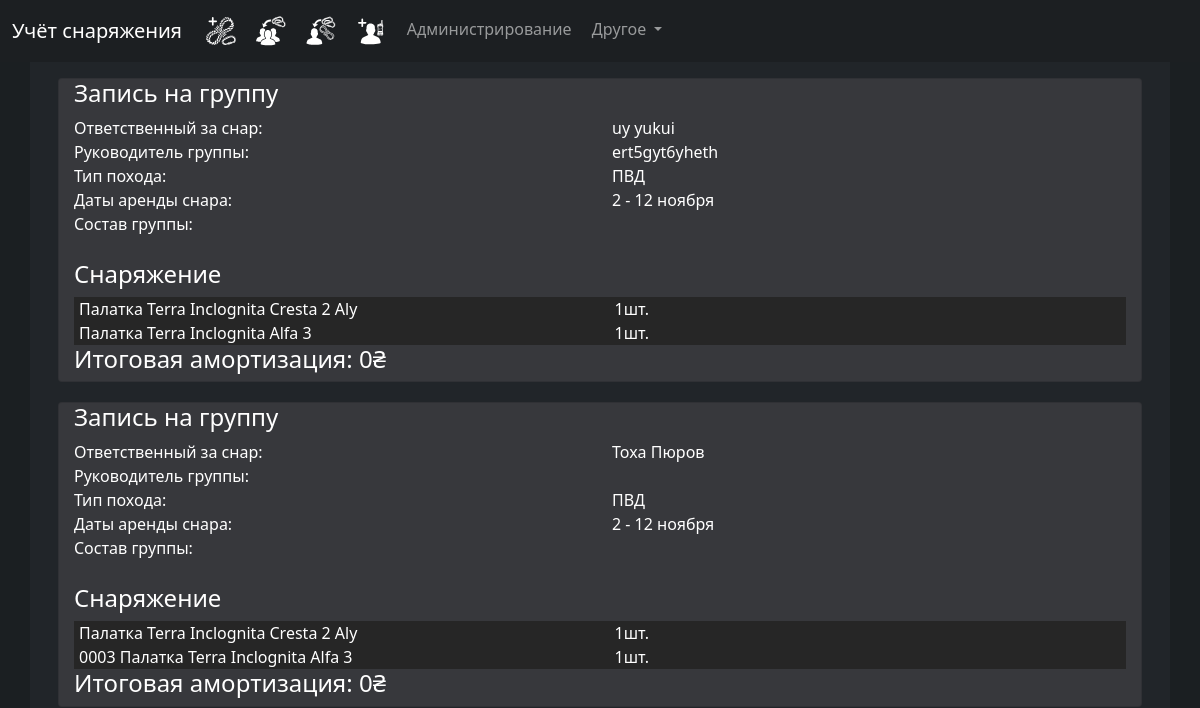
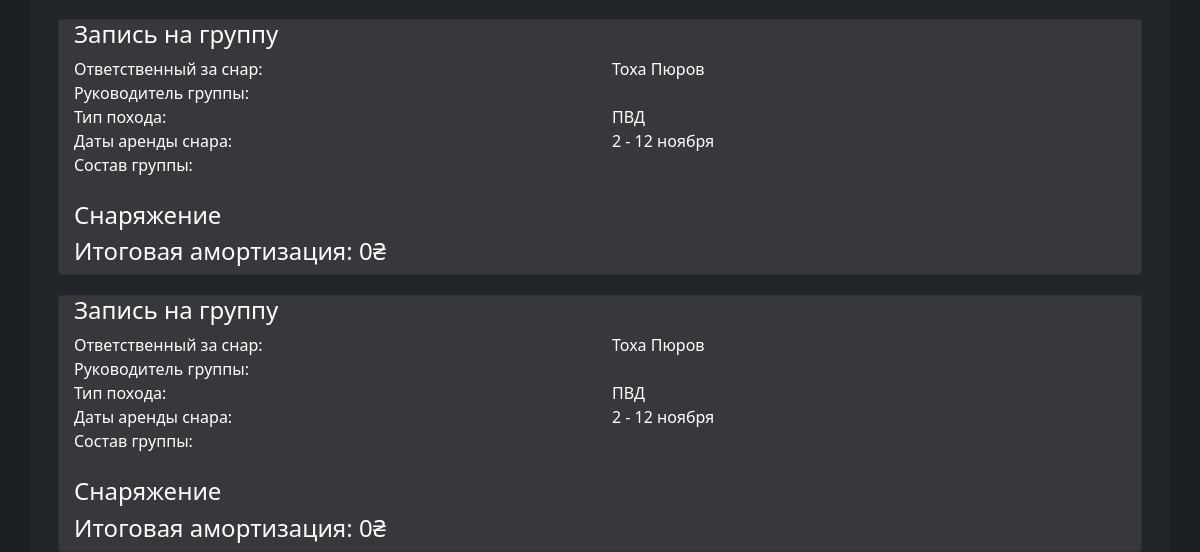
The app's page / (upper part), older data (2 pictures, top to bottom).
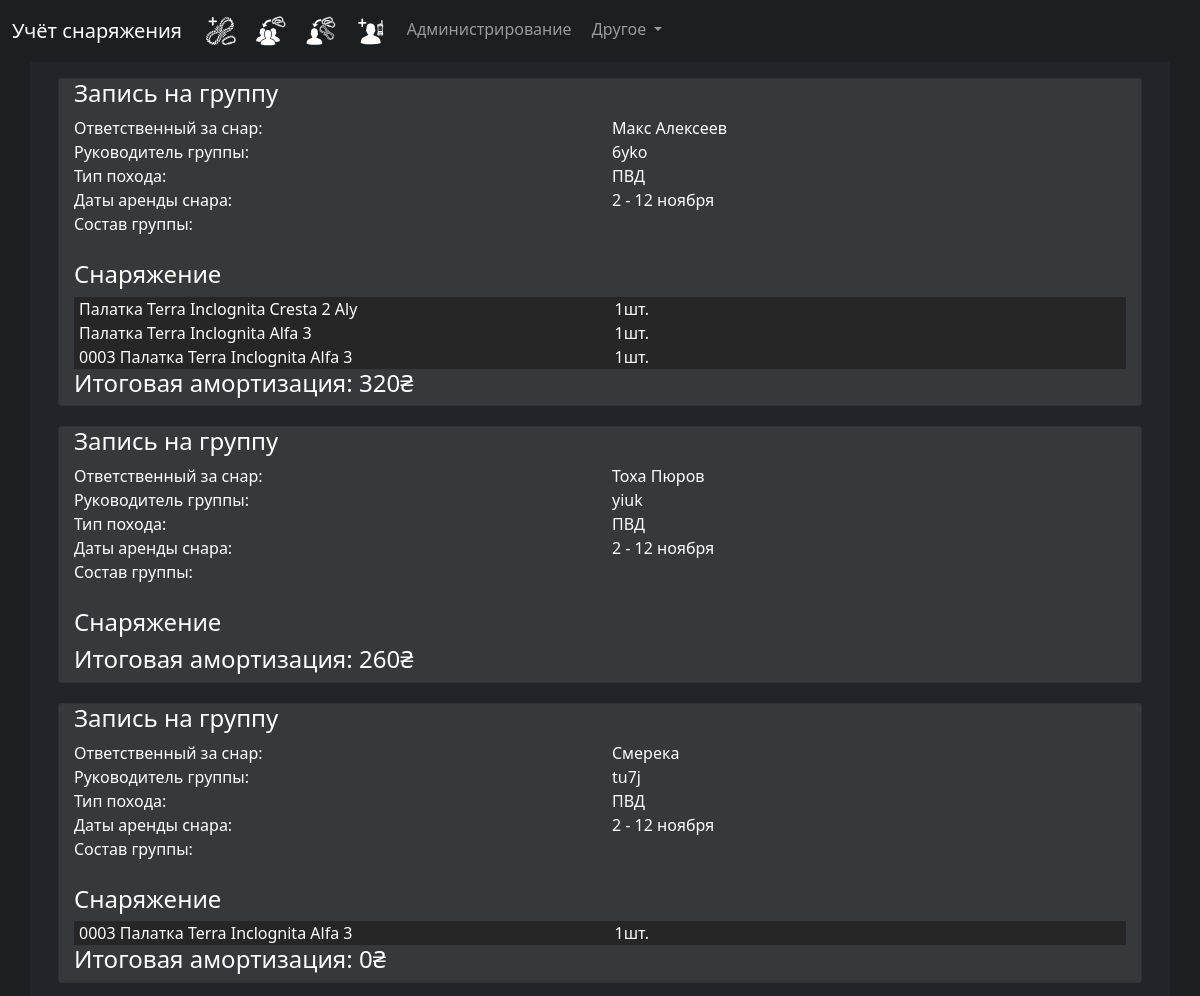
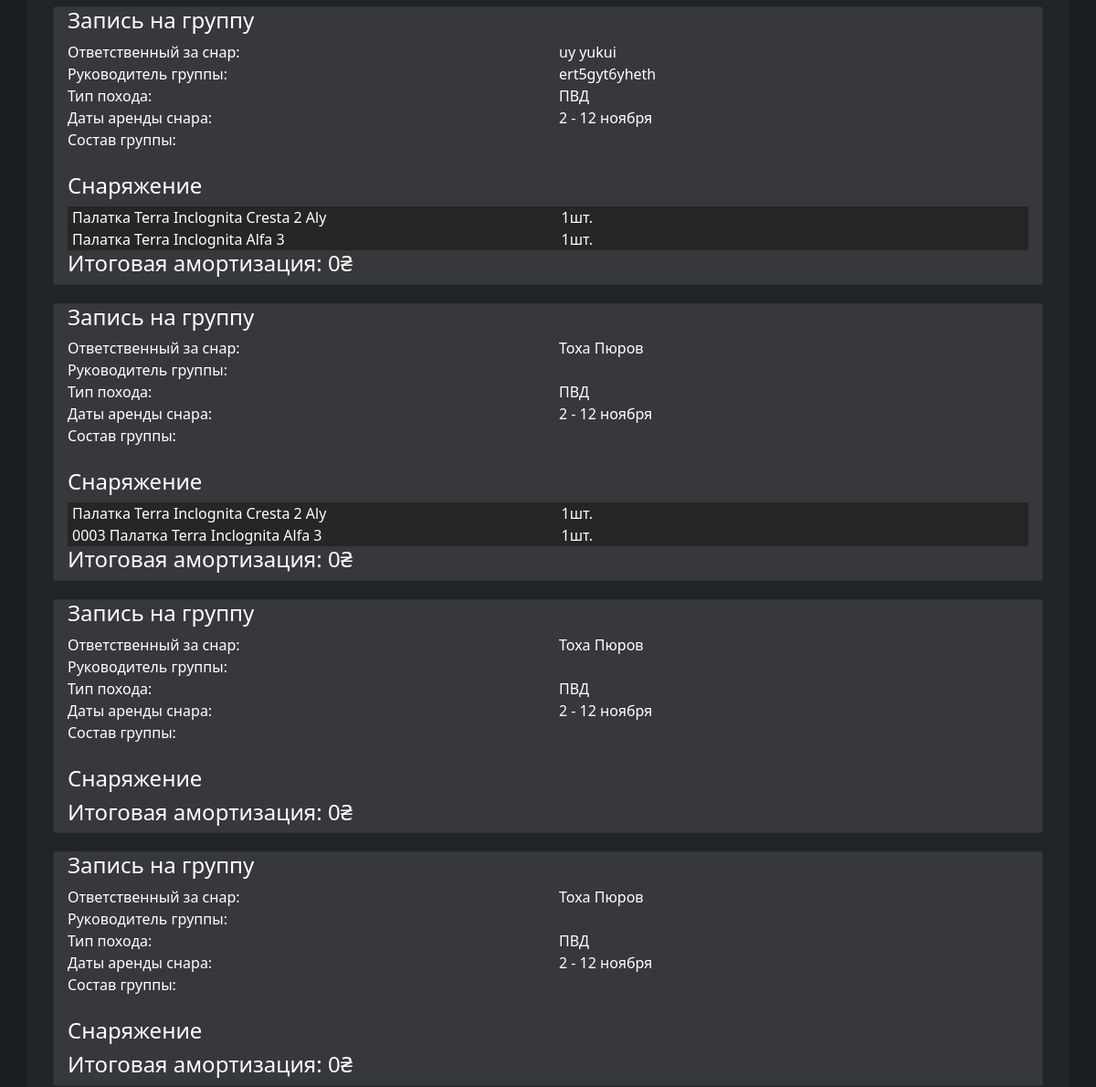
The same page, newer data (2 pictures, top to bottom).
### KaptyorkaApp/models.py (models this page shows)
class GroupAccounting(models.Model):
	lead_name = models.CharField(max_length=250, default='Смерека')
	type_of_hike = models.CharField(
		max_length=15, choices=TYPE_OF_HIKE, default="ПВД")
	responsible_person = models.ForeignKey(
		Contact, null=True, default=None, related_name="responsible_person", on_delete=models.CASCADE)
	group_composition = models.ForeignKey(GroupComposition, null=True, default=None, related_name="group", on_delete=models.CASCADE)
	start_date = models.DateField(default="2021-01-02")
	end_date = models.DateField(default="2021-01-02")
	equipment = models.ManyToManyField(Equipment)
	price = models.IntegerField(default=0, null=False)
	archived = models.BooleanField(default=False)

class Contact(models.Model):
	name = models.CharField(max_length=250, default='Смерека')
	is_club_member = models.BooleanField(default=False)
	phone_number = models.CharField(max_length=30, blank=True)

class RentedEquipment(models.Model):
	equipment = models.ForeignKey(Equipment, null=True, default=None, related_name="equipment", on_delete=models.CASCADE)
	amount = models.IntegerField(default=1, blank=True)
	type_of_accounting = models.CharField(max_length=15, choices=TYPE_OF_ACCOUNTING, default="GroupAccounting")
	user_accounting = models.ForeignKey(
		UserAccounting, null=True, default=None, on_delete=models.CASCADE)
	group_accounting = models.ForeignKey(
		GroupAccounting, null=True, default=None, on_delete=models.CASCADE)

class Equipment(models.Model):
	name = models.CharField(max_length=250, default='карабин')
	path = models.CharField(max_length=50, default='горное')
	unique = models.BooleanField(default=True)
	number = models.IntegerField(default=1, blank=True)
	price_per_day = models.IntegerField(default=0, blank=True)
	price = models.IntegerField(default=0, blank=True)
	price_for_members = models.IntegerField(default=0, blank=True)
	description = models.CharField(max_length=1000, default='', null=True)

### KaptyorkaApp/views.py (the view)
# urls.py: path("", HomePage.as_view(), name="home"),
class HomePage(View):
    def get(self, request):
        context = base_context(request, title='Home')
        group_accountings_list = list(
            GroupAccounting.objects.order_by("-id")[:30])
        group_accountings = list(map(lambda acc: (acc, beauty_date_interval(
            acc.start_date, acc.end_date), RentedEquipment.objects.filter(group_accounting=acc)), group_accountings_list))
        user_accountings_list = list(
            UserAccounting.objects.order_by("-id")[:30])
        user_accountings = list(map(lambda acc: (acc, beauty_date_interval(
            acc.start_date, acc.end_date), RentedEquipment.objects.filter(group_accounting=acc)), user_accountings_list))
        context["accountings"] = user_accountings+group_accountings
        return render(request, "home.html", context)

### KaptyorkaApp/views.py (called while the page is built)
def base_context(request, **args):
    context = {}
    user = request.user
    context['title'] = 'none'
    context['header'] = 'none'
    context['error'] = 0
    if args != None:
        for arg in args:
            context[arg] = args[arg]
    return context

def beauty_date_interval(date1: datetime, date2: datetime, show_year=False, show_if_this_year=False):
    months = ['января', 'февраля', 'марта', 'апреля', 'мая', 'июня',
              'июля', 'августа', 'сентября', 'октября', 'ноября', 'декабря']
    result = ''
    result += str(date1.day) + ' '
    if (date1.day, date1.month, date1.year) == (date2.day, date2.month, date2.year):
        result += months[date1.month-1]
    else:
        if date1.month == date2.month:
            result += '- '+str(date2.day) + ' ' + months[date1.month-1]
        else:
            result += months[date1.month-1]+' - ' + \
                str(date2.day) + ' '+months[date2.month-1]
    if show_year:
        if show_if_this_year:
            result += ', '+str(date1.year)
        else:
            if date1.year != datetime.now().year:
                result += ', '+str(date1.year)
    return result

### KaptyorkaApp/templates/home.html (shortened to what this page needs)
{% extends 'base.html' %}
{% block content %}
{% load static %}
<link rel="stylesheet" href="{% static 'css/form.css' %}" />
<link rel="stylesheet" href="{% static 'css/home.css' %}" />
<div>
    <div class="card-body">
        {% for acc in accountings %}
        <div class="card dark accounting-card">
            <h4>Запись на группу</h4>
            <div class="row">
                <div class="col">
                    <div>Ответственный за снар: </div>
                </div>
                <div class="col">
                    <div class="confirmation-data">{{ acc.0.responsible_person.name }}</div>
                </div>
            </div>
            <div class="row">
                <div class="col">
                    <div>Руководитель группы: </div>
                </div>
                <div class="col">
                    <div class="confirmation-data">{{ acc.0.lead_name }}</div>
                </div>
            </div>
            <div class="row">
                <div class="col">
                    <div>Тип похода: </div>
                </div>
                <div class="col">
                    <div class="confirmation-data">{{ acc.0.type_of_hike }}</div>
                </div>
            </div>
            <div class="row">
                <div class="col">
                    <div>Даты аренды снара: </div>
                </div>
                <div class="col">
                    <div class="confirmation-data">{{ acc.1 }}</div>
                </div>
            </div>
            <div class="row">
                <div class="col">
                    <div>Состав группы: </div>
                </div>
                <div class="col">
                </div>
            </div>
            <br>
            <h4>Снаряжение</h4>
            {% for eq in acc.2 %}
            <div class="col selectedEquipmentTable">
                <div class="row" id="CData`+ id + `">
                    <div class="col CDataMainCol">
                        {{ eq.equipment.name }}
                    </div>
                    <div class="col-sm CDataCol">
                        {{ eq.amount }}шт.
                    </div>
                </div>
            </div>
            {% endfor %}
            <div class="col">
                <h4 id="priceCDataField">Итоговая амортизация: {{ acc.0.price }}₴</h4>
            </div>
        </div>
        {% endfor %}
    </div>
</div>
</div>
{% endblock %}

### KaptyorkaApp/templates/base.html (shortened to what this page needs)
<!DOCTYPE html>
<html>
<head>
  {% load static %} {%csrf_token%}
  <link href="{% static 'libs/modules/bootstrap/dist/css/bootstrap.min.css' %}" rel="stylesheet">
  <link href="{% static 'libs/modules/bootstrap-select/css/bootstrap-select.min.css'%}" rel="stylesheet">
  <link href="{% static 'css/base.css'%}" rel="stylesheet">
  <link href="{% static 'libs/modules/multiselect/jquery.tree-multiselect.css'%}" rel="stylesheet">
</head>
<body>
  <nav class="navbar navbar-expand-lg navbar-dark bg-dark">
    <div class="container-fluid">
      <a class="navbar-brand" href="/">Учёт снаряжения</a>
        <ul class="navbar-nav me-auto mb-2 mb-lg-0" style="display: ruby;">
          <li class="nav-item active">
            <a class="nav-link" href="/add_equipment"><img class="glyphicon"
                src="{% static 'icons/add_equipment.svg' %}" style="max-width: 30px;"></a>
          </li>
          <li class="nav-item active">
            <a class="nav-link" href="/group_accounting"><img class="glyphicon"
                src="{% static 'icons/give_to_a_group.svg' %}" style="max-width: 30px;"></a>
          </li>
          <li class="nav-item active">
            <a class="nav-link" href="/user_accounting"><img class="glyphicon"
                src="{% static 'icons/give_to_a_person.svg' %}" style="max-width: 30px;"></a>
          </li>
          <li class="nav-item active">
            <a class="nav-link" href="/new_contact"><img class="glyphicon"
                src="{% static 'icons/add_user_contact.svg' %}" style="max-width: 30px;"></a>
          </li>
          <li class="nav-item">
            <a class="nav-link gray" href="/admin">Администрирование</a>
          </li>
          <li class="nav-item dropdown">
            <a class="nav-link dropdown-toggle" href="#" id="navbarDropdown" role="button" data-bs-toggle="dropdown"
              aria-expanded="false">
              Другое
            </a>
          </li>
        </ul>
      </div>
  </nav>
  <div id="content" class="container h-100 content">
    {%block content%}
    {%endblock%}
</body>
</html>

### KaptyorkaApp/static/css/base.css (style rules this page uses)
#content { background-color: #212529; width: 100rem; }
body { background-color: #1b1f22; }
.bg-dark { background-color: #1c1f22 !important; }

### KaptyorkaApp/static/css/form.css (style rules this page uses)
.dark { background-color: #333333; color: white; }

### KaptyorkaApp/static/css/home.css (style rules this page uses)
.selectedEquipmentTable { background-color: #262626; padding-left: 5px; }
.accounting-card { background-color: #37383c; margin-bottom: 20px; padding-left: 15px; padding-right: 15px; }

Row changes from the older to the newer data that the page shows:
added GroupAccounting: responsible_person.name "Макс Алексеев", lead_name "6yko", type_of_hike "ПВД", acc "2 - 12 ноября", price "320"
added RentedEquipment: equipment.name "Палатка Terra Inclognita Cresta 2 Aly", amount "1", shown under "Макс Алексеев"
added RentedEquipment: equipment.name "Палатка Terra Inclognita Alfa 3", amount "1", shown under "Макс Алексеев"
added RentedEquipment: equipment.name "0003 Палатка Terra Inclognita Alfa 3", amount "1", shown under "Макс Алексеев"
added GroupAccounting: responsible_person.name "Тоха Пюров", lead_name "yiuk", type_of_hike "ПВД", acc "2 - 12 ноября", price "260"
added GroupAccounting: responsible_person.name "Смерека", lead_name "tu7j", type_of_hike "ПВД", acc "2 - 12 ноября", price "0"
added RentedEquipment: equipment.name "0003 Палатка Terra Inclognita Alfa 3", amount "1", shown under "Смерека"
